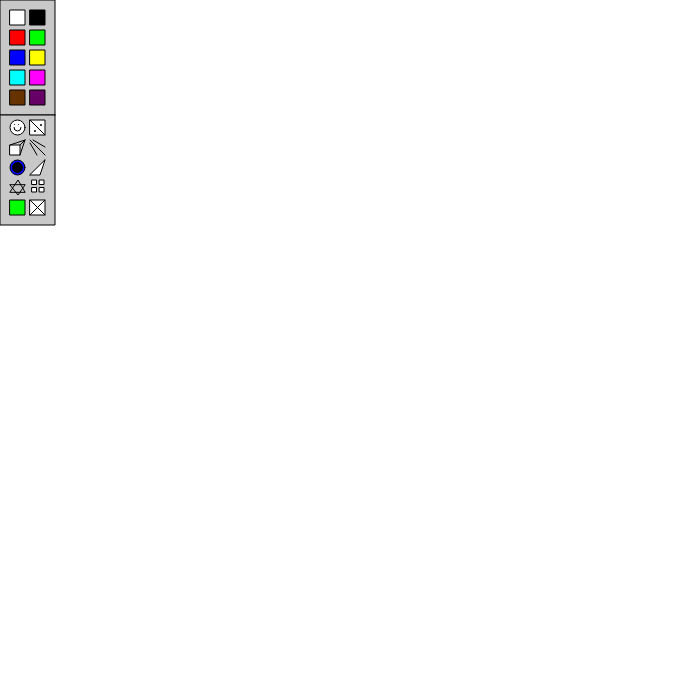
Frame 1 (no input)
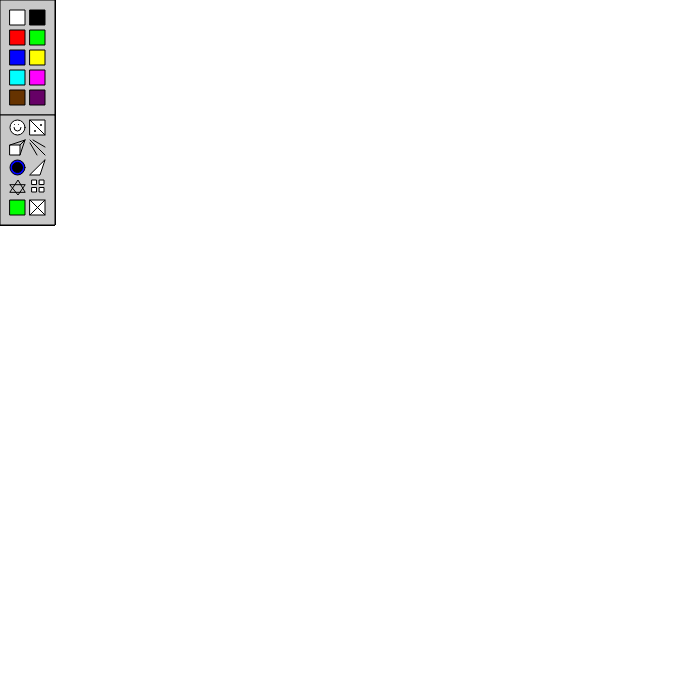
Frame 60 (no input)
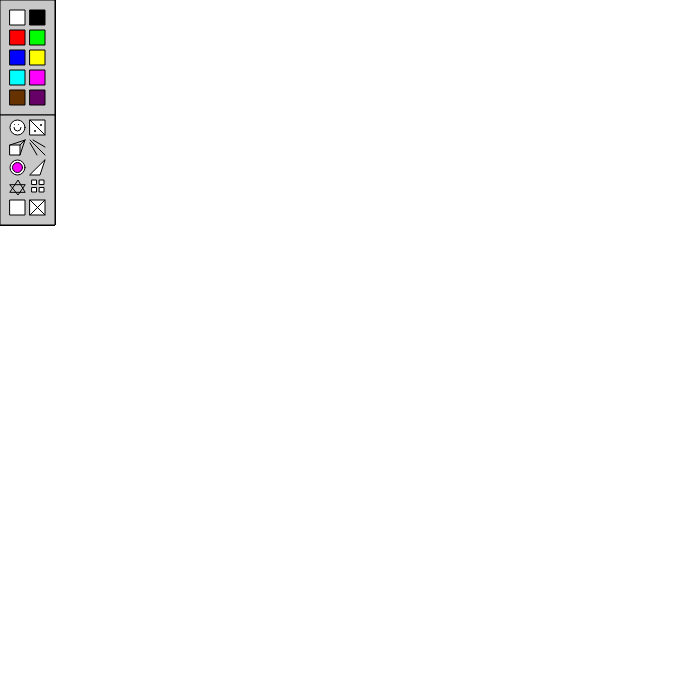
Frame 120 (the mouse pressed at the canvas centre since frame 60)

The p5.js sketch that drew these frames (run headless with seeded random() and noise() and a simulated clock; from frame 60 on, the mouse is pressed at the canvas centre):

// p5.js sketch
// ── sketch.js
//Conjunto de variables que determinann la ubicación del botón #1.
var bx0 = 10;
var by0 = 10;
//Conjunto de variables que determinann la ubicación del botón #2.
var bx1 = 30;
var by1 = 10;
//Conjunto de variables que determinann la ubicación del botón #3.
var bx2 = 10;
var by2 = 30;
//Conjunto de variables que determinann la ubicación del botón #4.
var bx3 = 30;
var by3 = 30;
//Conjunto de variables que determinann la ubicación del botón #5.
var bx4 = 10;
var by4 = 50;
//Conjunto de variables que determinann la ubicación del botón #6.
var bx5 = 30;
var by5 = 50;
//Conjunto de variables que determinann la ubicación del botón #7.
var bx6 = 10;
var by6 = 70;
//Conjunto de variables que determinann la ubicación del botón #8.
var bx7 = 30;
var by7 = 70;
//Conjunto de variables que determinann la ubicación del botón #9.
var bx8 = 10;
var by8 = 90;
//Conjunto de variables que determinann la ubicación del botón #10.
var bx9 = 30;
var by9 = 90;
//Conjunto de variables que determinann la ubicación del botón #11.
var bx10 = 10;
var by10 = 120;
//Conjunto de variables que determinann la ubicación del botón #12.
var bx11 = 30;
var by11 = 120;
//Conjunto de variables que determinann la ubicación del botón #13.
var bx12 = 10;
var by12 = 140;
//Conjunto de variables que determinann la ubicación del botón #14.
var bx13 = 30;
var by13 = 140;
//Conjunto de variables que determinann la ubicación del botón #15.
var bx14 = 10;
var by14 = 160;
//Conjunto de variables que determinann la ubicación del botón #16.
var bx15 = 30;
var by15 = 160;
//Conjunto de variables que determinann la ubicación del botón #17.
var bx16 = 10;
var by16 = 180;
//Conjunto de variables que determinann la ubicación del botón #18.
var bx17 = 30;
var by17 = 180;
//Conjunto de variables que determinann la ubicación del botón #19.
var bx18 = 10;
var by18 = 200;
//Conjunto de variables que determinann la ubicación del botón #20.
var bx19 = 30;
var by19 = 200;
//Variable que determina el tamaño de los botones (0-20).
var tam = 15;
//Variable que determina el color seleccionado.
var cselect = 0;
//Variable que determina la herramienta seleccionada.
var select = 0;

function setup() {
  //Función que crea el canvas y determina su tamaño.
  createCanvas(700, 700);
  //Función que determina el color del fondo.
  background(255);
}

function draw() {
  //Función que determina el color del relleno.
  fill(200);
  //Función que determina el grsor del contorno.
  strokeWeight(1);
  //Función que deermina el color del contorno.
  stroke(0);
  //Función que crea el rectángulo delimitando los botones de color.
  beginShape();
  vertex(0, 0);
  vertex(55, 0);
  vertex(55, 115);
  vertex(0, 115);
  endShape(CLOSE);
  //Función que crea el rectángulo delimitando los botones de herramienta.
  fill(200);
  beginShape();
  vertex(55, 115);
  vertex(0, 115);
  vertex(0, 225);
  vertex(55, 225);
  endShape(CLOSE);
  //Conjunto de funciones que crean el boton #1.
  fill(255);
  rect(bx0, by0, tam, tam);
  //Conjunto de funciones que crean el boton #2.
  fill(0);
  rect(bx1, by1, tam, tam);
  //Conjunto de funciones que crean el boton #3.
  fill(255, 0, 0);
  rect(bx2, by2, tam, tam);
  //Conjunto de funciones que crean el boton #4.
  fill(0, 255, 0);
  rect(bx3, by3, tam, tam);
  //Conjunto de funciones que crean el boton #5.
  fill(0, 0, 255);
  rect(bx4, by4, tam, tam);
  //Conjunto de funciones que crean el boton #6.
  fill(255, 255, 0);
  rect(bx5, by5, tam, tam);
  //Conjunto de funciones que crean el boton #7.
  fill(0, 255, 255);
  rect(bx6, by6, tam, tam);
  //Conjunto de funciones que crean el boton #8.
  fill(255, 0, 255);
  rect(bx7, by7, tam, tam);
  //Conjunto de funciones que crean el boton #9.
  fill(102, 51, 0);
  rect(bx8, by8, tam, tam);
  //Conjunto de funciones que crean el boton #10.
  fill(102, 0, 102);
  rect(bx9, by9, tam, tam);
  //Conjunto de funciones que crean el boton #11.
  fill(255);
  ellipse(bx10 + (tam / 2), by10 + (tam / 2), tam, tam);
  point(bx10 + (tam / 2) - 3, by10 + (tam / 2) - 3);
  point(bx10 + (tam / 2) + 1, by10 + (tam / 2) - 3);
  noFill();
  arc(bx10 + (tam / 2), by10 + (tam / 2), 7, 7, 0, HALF_PI + HALF_PI);
  //Conjunto de funciones que crean el boton #12.
  fill(255);
  rect(bx11, by11, tam, tam);
  line(bx11, by11, bx11 + tam, by11 + tam);
  strokeWeight(2);
  point(bx11 + 5, by11 + 11);
  point(bx11 + 11, by11 + 5);
  //Conjunto de funciones que crean el boton #13.
  strokeWeight(1);
  rect(bx12, by12 + 5, tam - 5, tam - 5);
  line(bx12, by12 + 5, bx12 + tam, by12);
  line(bx12 + 10, by12 + 5, bx12 + tam, by12);
  line(bx12 + 10, by12 + 15, bx12 + tam, by12);
  //Conjunto de funciones que crean el boton #14.
  line(bx13, by13, bx13 + tam, by13 + tam)
  line(bx13, by13 + 3, bx13 + 7, by13 + tam)
  line(bx13 + 3, by13, bx13 + tam, by13 + 7)
  //Conjunto de funciones que crean el boton #15.
  fill(mouseY, mouseX, 255);
  ellipse(bx14 + (tam / 2), by14 + (tam / 2), tam, tam);
  fill(mouseX, 0, mouseY);
  ellipse(bx14 + (tam / 2), by14 + (tam / 2), tam - 5, tam - 5);
  //Conjunto de funciones que crean el boton #16.
  fill(255);
  triangle(bx15 + tam, by15, bx15 + 10, by15 + tam, bx15, by15 + tam);
  noFill();
  //Conjunto de funciones que crean el boton #17.
  triangle(bx16, by16 + 5, bx16 + 8, by16 + tam, bx16 + tam, by16 + 5);
  triangle(bx16, by16 + 12, bx16 + 8, by16, bx16 + tam, by16 + 12);
  //Conjunto de funciones que crean el boton #18.
  fill(255);
  rect(bx17+2,by17, tam/2-3,tam/2-3);
  rect(bx17+tam/2+2,by17, tam/2-3,tam/2-3);
  rect(bx17+2,by17+tam/2, tam/2-3,tam/2-3);
  rect(bx17+tam/2+2,by17+tam/2, tam/2-3,tam/2-3);
  //Conjunto de funciones que crean el boton #19.
  fill(mouseY, 255, mouseX);
  rect(bx18, by18, tam, tam);
  //Conjunto de funciones que crean el boton #20.
  fill(255);
  rect(bx19, by19, tam, tam);
  line(bx19, by19, bx19 + tam, by19 + tam);
  line(bx19 + tam, by19, bx19, by19 + tam);
  //Función que determina el color seleccionado en el botón de color #1.
  if (mouseX > bx0 && mouseX < bx0 + 10 && mouseY > by0 && mouseY < by0 + 10) {
    cselect = 0;
  }
  //Función que determina el color seleccionado en el botón de color #2.
  if (mouseX > bx1 && mouseX < bx1 + 10 && mouseY > by1 && mouseY < by1 + 10) {
    cselect = 1;
  }
  //Función que determina el color seleccionado en el botón de color #3.
  if (mouseX > bx2 && mouseX < bx2 + 10 && mouseY > by2 && mouseY < by2 + 10) {
    cselect = 2;
  }
  //Función que determina el color seleccionado en el botón de color #4.
  if (mouseX > bx3 && mouseX < bx3 + 10 && mouseY > by3 && mouseY < by3 + 10) {
    cselect = 3;
  }
  //Función que determina el color seleccionado en el botón de color #5.
  if (mouseX > bx4 && mouseX < bx4 + 10 && mouseY > by4 && mouseY < by4 + 10) {
    cselect = 4;
  }
  //Función que determina el color seleccionado en el botón de color #6.
  if (mouseX > bx5 && mouseX < bx5 + 10 && mouseY > by5 && mouseY < by5 + 10) {
    cselect = 5;
  }
  //Función que determina el color seleccionado en el botón de color #7.
  if (mouseX > bx6 && mouseX < bx6 + 10 && mouseY > by6 && mouseY < by6 + 10) {
    cselect = 6;
  }
  //Función que determina el color seleccionado en el botón de color #8.
  if (mouseX > bx7 && mouseX < bx7 + 10 && mouseY > by7 && mouseY < by7 + 10) {
    cselect = 7;
  }
  //Función que determina el color seleccionado en el botón de color #9.
  if (mouseX > bx8 && mouseX < bx8 + 10 && mouseY > by8 && mouseY < by8 + 10) {
    cselect = 8;
  }
  //Función que determina el color seleccionado en el botón de color #10.
  if (mouseX > bx9 && mouseX < bx9 + 10 && mouseY > by9 && mouseY < by9 + 10) {
    cselect = 9;
  }
  //Función que determina el color seleccionado en la herramineta #1.
  if (mouseX > bx10 && mouseX < bx10 + 10 && mouseY > by10 && mouseY < by10 + 10) {
    select = 0;
  }
  //Función que determina el color seleccionado en la herramineta #2.
  if (mouseX > bx11 && mouseX < bx11 + 10 && mouseY > by11 && mouseY < by11 + 10) {
    select = 1;
  }
  //Función que determina el color seleccionado en la herramineta #3.
  if (mouseX > bx12 && mouseX < bx12 + 10 && mouseY > by12 && mouseY < by12 + 10) {
    select = 2;
  }
  //Función que determina el color seleccionado en la herramineta #4.
  if (mouseX > bx13 && mouseX < bx13 + 10 && mouseY > by13 && mouseY < by13 + 10) {
    select = 3;
  }
  //Función que determina el color seleccionado en la herramineta #5.
  if (mouseX > bx14 && mouseX < bx14 + 10 && mouseY > by14 && mouseY < by14 + 10) {
    select = 4;
  }
  //Función que determina el color seleccionado en la herramineta #6.
  if (mouseX > bx15 && mouseX < bx15 + 10 && mouseY > by15 && mouseY < by15 + 10) {
    select = 5;
  }
  //Función que determina el color seleccionado en la herramineta #7.
  if (mouseX > bx16 && mouseX < bx16 + 10 && mouseY > by16 && mouseY < by16 + 10) {
    select = 6;
  }
  //Función que determina el color seleccionado en la herramineta #8.
  if (mouseX > bx17 && mouseX < bx17 + 10 && mouseY > by17 && mouseY < by17 + 10) {
    select = 7;
  }
  //Función que determina el color seleccionado en la herramineta #9.
  if (mouseX > bx18 && mouseX < bx18 + 10 && mouseY > by18 && mouseY < by18 + 10) {
    select = 8;
  }
  //Función que determina el color seleccionado en la herramineta #10.
  if (mouseX > bx19 && mouseX < bx19 + 10 && mouseY > by19 && mouseY < by19 + 10) {
    select = 9;
  }
  //Función condicional que se activa cuando el mouse está presionado o click.
  if (mouseIsPressed) {
    //Función condicional que se activa cuando se selecciona el botón de color #1.
    if (cselect == 0) {
      //Función que determina el color del relleno.
      fill(255);
    }
    //Función condicional que se activa cuando se selecciona el botón de color #2.
    if (cselect == 1) {
      //Función que determina el color del relleno.
      fill(0);
    }
    //Función condicional que se activa cuando se selecciona el botón de color #3.
    if (cselect == 2) {
      //Función que determina el color del relleno.
      fill(255, 0, 0);
    }
    //Función condicional que se activa cuando se selecciona el botón de color #4.
    if (cselect == 3) {
      //Función que determina el color del relleno.
      fill(0, 255, 0);
    }
    //Función condicional que se activa cuando se selecciona el botón de color #5.
    if (cselect == 4) {
      //Función que determina el color del relleno.
      fill(0, 0, 255);
    }
    //Función condicional que se activa cuando se selecciona el botón de color #6.
    if (cselect == 5) {
      //Función que determina el color del relleno.
      fill(255, 255, 0);
    }
    //Función condicional que se activa cuando se selecciona el botón de color #7.
    if (cselect == 6) {
      fill(0, 255, 255);
    }
    //Función condicional que se activa cuando se selecciona el botón de color #8.
    if (cselect == 7) {
      //Función que determina el color del relleno.
      fill(255, 0, 255);
    }
    //Función condicional que se activa cuando se selecciona el botón de color #9.
    if (cselect == 8) {
      //Función que determina el color del relleno.
      fill(102, 51, 0);
    }
    //Función condicional que se activa cuando se selecciona el botón de color #10.
    if (cselect == 9) {
      //Función que determina el color del relleno.
      fill(102, 0, 102);
    }
    //Función condicional que se activa cuando se selecciona la herramienta #1.
    if (select == 0) {
      //Función condicional que se activa cuando se selecciona el botón de color #1.
      if (cselect == 1) {
        //Función que determina el color del contorno.
        stroke(255);
      }
      //Función que determina el grosor del contorno.
      strokeWeight(2);
      //Conjunto de funciones que crean la herramienta #1.
      ellipse(mouseX, mouseY, 50, 50);
      point(mouseX - 10, mouseY - 5);
      point(mouseX + 10, mouseY - 5);
      arc(mouseX, mouseY, 30, 30, 0, HALF_PI + HALF_PI);
    }
    //Función condicional que se activa cuando se selecciona la herramienta #2.
    if (select == 1) {
      //Función que determina el relleno.
      noStroke();
      //Funcion condicional que se activa cuando está seleccionado el boton de color #1.
      if (cselect == 0) {
        //Funcion que define el color del contorno.
        stroke(1);
      }
      //Conjunto de funciones que crean la herramienta #2.
      ellipse(mouseX, mouseY, 5, 5);
      ellipse(mouseY, mouseX, 5, 5);
    }
    //Función condicional que se activa cuando se selecciona la herramienta #3.
    if (select == 2) {
      //Conjunto de funciones que crean la herramikenta #3.
      triangle(700, 0, mouseX, mouseY, mouseX + 20, mouseY)
      triangle(700, 0, mouseX + 20, mouseY, mouseX + 20, mouseY + 20)
      rect(mouseX, mouseY, 20, 20)
    }
    //Función condicional que se activa cuando se selecciona la herramienta #4.
    if (select == 3) {
      //Conjunto de funciones condicionales que determinan el cambio de color del contorno.
      if (cselect == 2) {
        stroke(255, 0, 0)
      }
      if (cselect == 3) {
        stroke(0, 255, 0)
      }
      if (cselect == 4) {
        stroke(0, 0, 255)
      }
      if (cselect == 5) {
        stroke(255, 255, 0)
      }
      if (cselect == 6) {
        stroke(0, 255, 255)
      }
      if (cselect == 7) {
        stroke(255, 0, 255)
      }
      if (cselect == 8) {
        stroke(102, 58, 0)
      }
      if (cselect == 9) {
        stroke(102, 0, 102)
      }
      //Función que crea la herramienta #4.
      beginShape();
      vertex(mouseX, mouseY);
      vertex(mouseX / 2, mouseY / 2);
      endShape(CLOSE);
    }
    //Función condicional que se activa cuando se selecciona la herramienta #5.
    if (select == 4) {
      //Conjunto de funciones que crean la herramienta #5. 
      fill(mouseY, mouseX, 255);
      ellipse(mouseX, mouseY, 40, 40);
      fill(mouseX, 0, 255);
      ellipse(mouseX, mouseY, 30, 30);
      fill(mouseY, 255.0);
      ellipse(mouseX, mouseY, 20, 20);
      fill(mouseX, mouseY, 0);
      ellipse(mouseX, mouseY, 10, 10);
    }
    //Función condicional que se activa cuando se selecciona la herramienta #6.
    if (select == 5) {
      //Función que crea la herramienta #6.
      beginShape();
      vertex(mouseX, mouseY);
      vertex(mouseY + 10, mouseX - 18);
      vertex(mouseY - 30, mouseX + 14);
      vertex(mouseY + 30, mouseX + 20);
      vertex(mouseX + 10, mouseY - 10);
      endShape(CLOSE);
    }
    //Función condicional que se activa cuando se selecciona la herramienta #7.
    if (select == 6) {
      //Función que determina el relleno.
      noFill();
      //Conjunto de funciones condicionales que determinan el cambio de color del contorno.
      if (cselect == 2) {
        stroke(255, 0, 0)
      }
      if (cselect == 3) {
        stroke(0, 255, 0)
      }
      if (cselect == 4) {
        stroke(0, 0, 255)
      }
      if (cselect == 5) {
        stroke(255, 255, 0)
      }
      if (cselect == 6) {
        stroke(0, 255, 255)
      }
      if (cselect == 7) {
        stroke(255, 0, 255)
      }
      if (cselect == 8) {
        stroke(102, 58, 0)
      }
      if (cselect == 9) {
        stroke(102, 0, 102)
      }
      //Función que determina el relleno.
      noFill();
      //Conjunto de funciones que crean la herramienta #7.
      triangle(mouseX, mouseY, mouseX + 28, mouseY - 45, mouseX + 56, mouseY);
      triangle(mouseX, mouseY - 30, mouseX + 28, mouseY + 20, mouseX + 56, mouseY - 30);
    }
    //Función condicional que se activa cuando se selecciona la herramienta #8.
    if (select == 7) {
      //Conjunto de funciones que crean la herramienta #8.
      ellipse(mouseX + 5, mouseY + 5, 20, 20)
      ellipse(mouseY + 5, mouseX + 5, 20, 20)
      ellipse(mouseY + 5, mouseY + 5, 20, 20)
      ellipse(mouseX + 5, mouseX + 5, 20, 20)
      //Función que determina el color del relleno.
      fill(255, 153, 0);
      rect(mouseX, mouseY, 10, 10)
      rect(mouseY, mouseX, 10, 10)
      rect(mouseY, mouseY, 10, 10)
      rect(mouseX, mouseX, 10, 10)
    }
    //Función condicional que se activa cuando se selecciona la herramienta #9.
    if (select == 8) {
      //Función que determina el color del fondo.
      background(mouseY, 255, mouseX);
    }
    //Función condicional que se activa cuando se selecciona la herramienta #10.
    if (select == 9) {
      //Función que determina el color del fondo.
      background(255);
    }
  }
}
